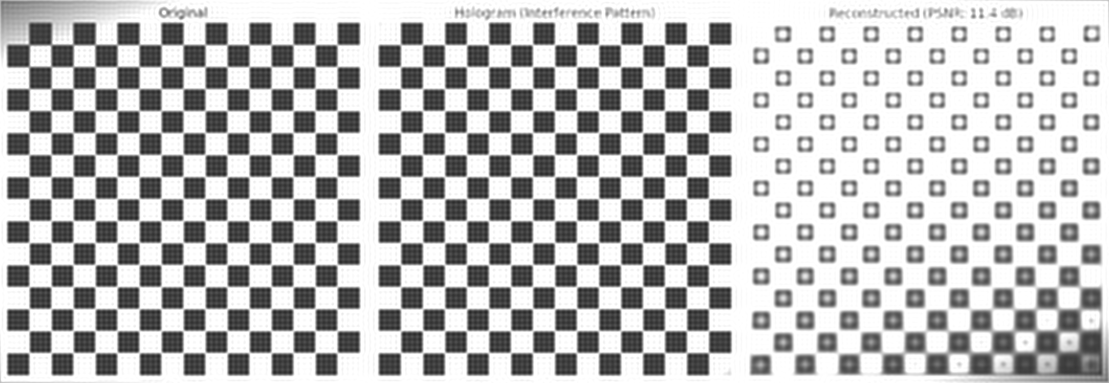
#> input picture test_cli_recon.png, 2218 x 765 px (shown at 1/2 size)
$ python -i holo_file.py   (imports and definitions only)
#> lines starting #> are read from the running program, lines starting #| are printed output that depends on the picture
#> further down, picture is the input picture: shape (765, 2218); min 36, max 255, mean 187.1
#!/usr/bin/env python3
"""
holo_file.py
Custom .holo file format for encoding/decoding B&W images as holographic interference patterns.

File Format:
- Header (128 bytes): JSON metadata (version, dimensions, reference wave params, bit depth)
- Data: NumPy array (hologram intensity |O + R|²) as uint8 or float32

Usage:
  python holo_file.py --encode input.png --output test.holo
  python holo_file.py --decode test.holo --output recon.png
  python holo_file.py --benchmark  # Run checkerboard test
"""

import argparse
import json
import time
import zlib
import numpy as np
import matplotlib.pyplot as plt
import matplotlib.image as mpimg
from matplotlib import colors as mcolors
from io import BytesIO
from pathlib import Path
from typing import Optional

# Fixed-size JSON header length (bytes)
HEADER_SIZE = 512


# ========== Core Encode/Decode Functions ==========

def encode_holo(image, output_file, kx=0.3, ky=0.3, lambda_w=1.0, quantize=True, phase: bool = False,
                mode: str = "offaxis1", qam_order: int = 0, qam_range_min: Optional[float] = None,
                qam_range_max: Optional[float] = None):
    """
    Encode a B&W image to .holo file using off-axis holography.

    Parameters
    ----------
    image : np.ndarray
        2D float32 array [0,1] representing B&W image intensity.
    output_file : str or Path
        Output .holo file path.
    kx, ky : float
        Reference wave tilt (cycles/pixel) for off-axis encoding.
    lambda_w : float
        Wavelength (arbitrary units, typically 1.0).
    quantize : bool
        If True, quantize to uint8 for 4x size reduction (~0.1 dB PSNR loss).

    Returns
    -------
    holo : np.ndarray
        Hologram intensity array (before quantization).
    """
#> called with output_file = 'test.holo', kx = 0.3, ky = 0.3, lambda_w = 1, quantize = True, phase = False, mode = 'offaxis1', qam_order = 0
    image = np.asarray(image, dtype=np.float32)
    if mode in ("color", "ps4color"):
        # Accept either grayscale (expand to RGB later) or RGB
        if image.ndim == 2:
            height, width = image.shape
        elif image.ndim == 3 and image.shape[2] == 3:
            height, width = image.shape[:2]
        else:
            raise ValueError(f"{mode} expects image shape (H,W) or (H,W,3), got {image.shape}")
    else:
        if image.ndim != 2:
            raise ValueError(f"Image must be 2D, got shape {image.shape}")
        height, width = image.shape

    # Reference wave: tilted plane wave for off-axis separation
    # Pixel indices (j, i); kx, ky are cycles/pixel (normalized frequency)
    x = np.arange(width, dtype=float)
    y = np.arange(height, dtype=float)
    X, Y = np.meshgrid(x, y)
    R = np.exp(1j * 2 * np.pi * (kx * X + ky * Y))

    scale_factor = 4.0  # For intensity normalization to [0,1]

    if mode == "offaxis1":
        # Object wave: sqrt(intensity) with flat phase (planar scene)
        O = np.sqrt(np.clip(image, 0, 1)) * np.exp(1j * 0)
        # Interference pattern: |O + R|², theoretical range [0,4]
        holo_raw = np.abs(O + R) ** 2
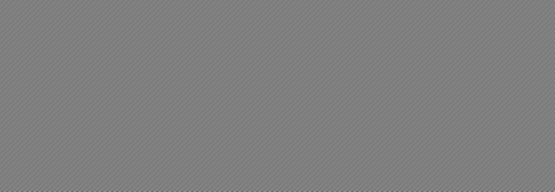
#> holo_raw: shape (765, 2218) float64 (shown at 1/4 size); min 1.35e-31, max 4, mean 2; drawn with min black and max white
        holo = np.clip(holo_raw / scale_factor, 0.0, 1.0)
        compression = None
        if quantize:
            # Store as embedded PNG (lossless) to reduce size; bit_depth stays 8
            bit_depth = 8
            from io import BytesIO as _BytesIO
            _bio = _BytesIO()
            plt.imsave(_bio, holo, cmap='gray', format='png', vmin=0, vmax=1)
            payload = _bio.getvalue()  # PNG bytes
            compression = "png"
        else:
            holo_save = holo.astype(np.float32)
            bit_depth = 32
            payload = holo_save
        header_mode = "offaxis1"
        extra = {"frames": 1, "phases": [0.0]}

    elif mode == "ps4":
        # Object wave for phase-shifting path
        O = np.sqrt(np.clip(image, 0, 1)) * np.exp(1j * 0)
        # Four phase steps: 0, 90, 180, 270 degrees
        phases = [0.0, 0.5*np.pi, np.pi, 1.5*np.pi]
        frames = []
        for phi in phases:
            R_phi = R * np.exp(1j * phi)
            I = np.abs(O + R_phi) ** 2
            frames.append(np.clip(I / scale_factor, 0.0, 1.0))
        stack = np.stack(frames, axis=0)  # (4, H, W)
        if quantize:
            payload = (stack * 255).astype(np.uint8)
            bit_depth = 8
        else:
            payload = stack.astype(np.float32)
            bit_depth = 32
        header_mode = "ps4"
        extra = {"frames": 4, "phases": phases}

    elif mode == "ps4color":
        # Lossless color via 4-phase per channel (12 frames total)
        if image.ndim == 2:
            img_rgb = np.repeat(image[:, :, None], 3, axis=2)
        elif image.ndim == 3 and image.shape[2] == 3:
            img_rgb = np.clip(image, 0, 1).astype(np.float32)
        else:
            raise ValueError(f"ps4color expects image shape (H,W,3), got {image.shape}")

        phases = [0.0, 0.5*np.pi, np.pi, 1.5*np.pi]
        stacks = []  # will become (3, 4, H, W)
        for c in range(3):
            Oc = np.sqrt(np.clip(img_rgb[:, :, c], 0, 1)) * np.exp(1j * 0)
            frames = []
            for phi in phases:
                R_phi = R * np.exp(1j * phi)
                I = np.abs(Oc + R_phi) ** 2
                frames.append(np.clip(I / scale_factor, 0.0, 1.0))
            stacks.append(np.stack(frames, axis=0))
        stack = np.stack(stacks, axis=0)  # (3, 4, H, W)

        if quantize:
            payload = (stack * 255).astype(np.uint8)
            bit_depth = 8
        else:
            payload = stack.astype(np.float32)
            bit_depth = 32
        header_mode = "ps4color"
        extra = {"frames": 4, "phases": phases, "channels": 3}

    elif mode == "color":
        # Angle-multiplexed RGB channels into a single intensity hologram
        # Expect image as (H, W, 3) float32 in [0,1]
        if image.ndim == 2:
            img_rgb = np.repeat(image[:, :, None], 3, axis=2)
        elif image.ndim == 3 and image.shape[2] == 3:
            img_rgb = np.clip(image, 0, 1).astype(np.float32)
        else:
            raise ValueError(f"Color mode expects image shape (H,W,3), got {image.shape}")

        # Default per-channel carriers, defined as offsets relative to (kx, ky)
        # Keep within Nyquist (< 0.5 cycles/pixel)
        dx = [0.18, 0.00, -0.18]
        dy = [0.00, 0.18, -0.18]
        kx_list = [float(kx) + dx[i] for i in range(3)]
        ky_list = [float(ky) + dy[i] for i in range(3)]
        # Build object field as sum of channel object waves on distinct carriers
        O_r = np.sqrt(np.clip(img_rgb[:, :, 0], 0, 1)) * np.exp(1j * 0)
        O_g = np.sqrt(np.clip(img_rgb[:, :, 1], 0, 1)) * np.exp(1j * 0)
        O_b = np.sqrt(np.clip(img_rgb[:, :, 2], 0, 1)) * np.exp(1j * 0)

        X, Y = np.meshgrid(x, y)
        C_r = np.exp(1j * 2 * np.pi * (kx_list[0] * X + ky_list[0] * Y))
        C_g = np.exp(1j * 2 * np.pi * (kx_list[1] * X + ky_list[1] * Y))
        C_b = np.exp(1j * 2 * np.pi * (kx_list[2] * X + ky_list[2] * Y))
        # Scale objects vs reference to reduce O_i * O_j leakage terms
        alpha = 0.5
        O_total = alpha * (O_r * C_r + O_g * C_g + O_b * C_b)

        # Reference wave (kx, ky) as provided, for robust off-axis separation
        R0 = R
        holo_raw = np.abs(O_total + R0) ** 2
        # Normalize dynamically to [0,1]
        max_val = float(np.max(holo_raw)) if np.isfinite(np.max(holo_raw)) else 1.0
        scale_factor = max(max_val, 1e-6)
        holo = np.clip(holo_raw / scale_factor, 0.0, 1.0)

        if quantize:
            bit_depth = 8
            from io import BytesIO as _BytesIO
            _bio = _BytesIO()
            plt.imsave(_bio, holo, cmap='gray', format='png', vmin=0, vmax=1)
            payload = _bio.getvalue()  # PNG bytes
            compression = "png"
        else:
            payload = holo.astype(np.float32)
            bit_depth = 32
        header_mode = "color"
        extra = {"channels": 3, "color_kx": kx_list, "color_ky": ky_list, "color_alpha": alpha}

    elif mode == "complex":
        # Object wave for complex storage
        O = np.sqrt(np.clip(image, 0, 1)) * np.exp(1j * 0)
        # Store complex object field directly: O = sqrt(image) * exp(i*0)
        # Optional: QAM modulation to compact indices

        # [25 lines left out: functions _select_dtype_and_bits, _qam_levels, _qam_quantize_indices, not called in this run]

        if qam_order and qam_order > 0:
            # Auto range if not specified: symmetric about 0 to cover field extrema
            re_min, re_max = float(np.min(O.real)), float(np.max(O.real))
            im_min, im_max = float(np.min(O.imag)), float(np.max(O.imag))
            # Use symmetric range to include negative/positive lobes if present
            m = max(abs(re_min), abs(re_max), abs(im_min), abs(im_max), 1e-6)
            rmin = qam_range_min if qam_range_min is not None else -m
            rmax = qam_range_max if qam_range_max is not None else m
            L, levels, step = _qam_levels(qam_order, rmin, rmax)
            idx = _qam_quantize_indices(O, L, rmin, step)
            dtype, bit_depth = _select_dtype_and_bits(qam_order)
            payload = idx.astype(dtype)  # (H, W) integer indices
            quantize = False  # handled by QAM indices
            header_mode = "complex"
            extra = {"qam_order": int(qam_order), "qam_min": float(rmin), "qam_max": float(rmax)}
            scale_factor = 1.0
        else:
            # Lossless with float32 components (real, imag)
            re = np.real(O).astype(np.float32)
            im = np.imag(O).astype(np.float32)
            payload = np.stack([re, im], axis=0)  # (2, H, W)
            bit_depth = 32
            quantize = False  # force float storage
            header_mode = "complex"
            extra = {"channels": 2}
            scale_factor = 1.0
    else:
        raise ValueError("mode must be one of {'offaxis1','ps4','ps4color','complex','color'}")

    # Build JSON header with metadata
    # Compute checksum over the uncompressed array bytes when payload is ndarray,
    # otherwise compress path used above stores zlib of .npy but checksum should
    # still reflect the array contents for integrity.
    if isinstance(payload, np.ndarray):
        checksum = zlib.crc32(payload.tobytes())
    else:
        # payload is compressed bytes; recompute checksum from original array
        # (holo_save for offaxis1 quantize)
        if mode == "offaxis1" and quantize:
            # Use uint8 view for checksum stability
            checksum = zlib.crc32(((holo * 255).astype(np.uint8)).tobytes())
#> checksum = 906121711
        else:
            # Fallback: checksum of raw payload bytes
            checksum = zlib.crc32(payload)

    header = {
        "version": "1.1",
        "mode": header_mode,
        "width": int(width),
        "height": int(height),
        "kx": float(kx),
        "ky": float(ky),
        "lambda": float(lambda_w),
        "bit_depth": int(bit_depth),
        "phase_retrieval": bool(phase),
        "scale": float(scale_factor),
        **extra,
        "checksum": f"{checksum:08x}",
    }
    # Mark compression if used (offaxis1/color uint8 path currently)
    if mode in ("offaxis1", "color") and quantize and 'compression' not in header:
        header["compression"] = compression or None  # "png"
        header["payload_format"] = "png"
    # Mark QAM payload format for complex mode when indices are stored
    if mode == "complex" and isinstance(payload, np.ndarray) and payload.ndim == 2 and extra.get("qam_order", 0):
        header["payload_format"] = "qam"  # integer indices
    header_str = json.dumps(header)
    header_bytes = header_str.encode('utf-8')
    if len(header_bytes) > HEADER_SIZE:
        raise ValueError(f"Header too large ({len(header_bytes)}B) exceeds fixed {HEADER_SIZE}B. Reduce metadata or increase HEADER_SIZE.")
    header_bytes = header_bytes.ljust(HEADER_SIZE, b'\0')  # Fixed-size header

    # Write: header + NumPy array
    with open(output_file, 'wb') as f:
        f.write(header_bytes)
        if isinstance(payload, (bytes, bytearray)):
            f.write(payload)
        else:
            np.save(f, payload)

    # Return raw intensity for float path (used by tests that analyze spectra)
    if mode == "offaxis1" and not quantize:
        return holo_raw
    return payload


def decode_holo(input_file, phase_retrieval: bool = False):
    """
    Decode .holo file to reconstruct B&W image via Angular Spectrum method.

    Parameters
    ----------
    input_file : str or Path
        Input .holo file path.

    Returns
    -------
    recon : np.ndarray
        Reconstructed B&W image (2D float32, [0,1]).
    """
#> called with input_file = 'test.holo', phase_retrieval = False
    with open(input_file, 'rb') as f:
        # Parse fixed-size header
        header_bytes = f.read(HEADER_SIZE)
        header_str = header_bytes.rstrip(b'\0').decode('utf-8')
        header = json.loads(header_str)

        # Load hologram data (supports optional zlib-compressed npy stream)
        compression = header.get('compression', None)
        payload_format = header.get('payload_format', 'npy')
        if compression == 'zlib':
            data_bytes = f.read()
            try:
                raw = zlib.decompress(data_bytes)
            except Exception:
                # If decompression fails, treat as uncompressed npy
                raw = data_bytes
            from io import BytesIO as _BytesIO
            holo = np.load(_BytesIO(raw))
        elif payload_format == 'png':
            from io import BytesIO as _BytesIO
            data_bytes = f.read()
            img = mpimg.imread(_BytesIO(data_bytes), format='png')
            if img.ndim == 3:
                img = np.mean(img[:, :, :3], axis=2)
#> img: shape (765, 2218) float32
            # PNG reader returns [0,1] float32
            holo = img.astype(np.float32)
        else:
            holo = np.load(f)
        # Compute checksum on raw payload bytes before any dtype conversion
        # For PNG path, rebuild uint8 approximation for checksum consistency
        if payload_format == 'png':
            checksum_raw = f"{zlib.crc32(((holo * 255).astype(np.uint8)).tobytes()):08x}"
#> checksum_raw = '20eda66b'
        else:
            checksum_raw = f"{zlib.crc32(holo.tobytes()):08x}"

    width = int(header['width'])
    height = int(header['height'])
    kx = float(header['kx'])
    ky = float(header['ky'])
    bit_depth = int(header['bit_depth'])
    mode = str(header.get('mode', 'offaxis1'))
    header_phase = bool(header.get('phase_retrieval', False))
    header_checksum = str(header.get('checksum', '')).lower()
    scale = float(header.get('scale', 4.0))

    # Dequantize for intensity-based payloads; QAM indices are handled later
    payload_format = header.get('payload_format', 'npy')
    if payload_format == 'qam':
        # Keep integer indices as-is
        pass
    else:
        if bit_depth == 8:
            # If loaded from PNG, holo already in [0,1]
            if header.get('payload_format', 'npy') != 'png':
                holo = holo.astype(np.float32) / 255.0
        elif bit_depth == 32:
            holo = holo.astype(np.float32)
        else:
            raise ValueError(f"Unsupported bit_depth: {bit_depth}")

    # Verify checksum if present
    if header_checksum:
        if checksum_raw != header_checksum:
            print("[holo_file] Warning: checksum mismatch (file header vs computed)")

    if mode == "offaxis1":
        # Restore original intensity scale prior to processing
        holo = holo * scale
        # Off-axis single-frame demodulation
        x = np.arange(width, dtype=float)
        y = np.arange(height, dtype=float)
        X, Y = np.meshgrid(x, y)
        demod = np.exp(-1j * 2 * np.pi * (kx * X + ky * Y))
        H_demod = holo * demod
        Hf = np.fft.fft2(H_demod)
        fx = np.fft.fftfreq(width)
        fy = np.fft.fftfreq(height)
        Fx, Fy = np.meshgrid(fx, fy)
        cutoff = 0.25
        sigma = cutoff / 2.0
        gauss = np.exp(-0.5 * (Fx**2 + Fy**2) / (sigma**2 + 1e-12))
        Hf_filtered = Hf * gauss
        u_conj = np.fft.ifft2(Hf_filtered)
        recon = np.abs(u_conj) ** 2
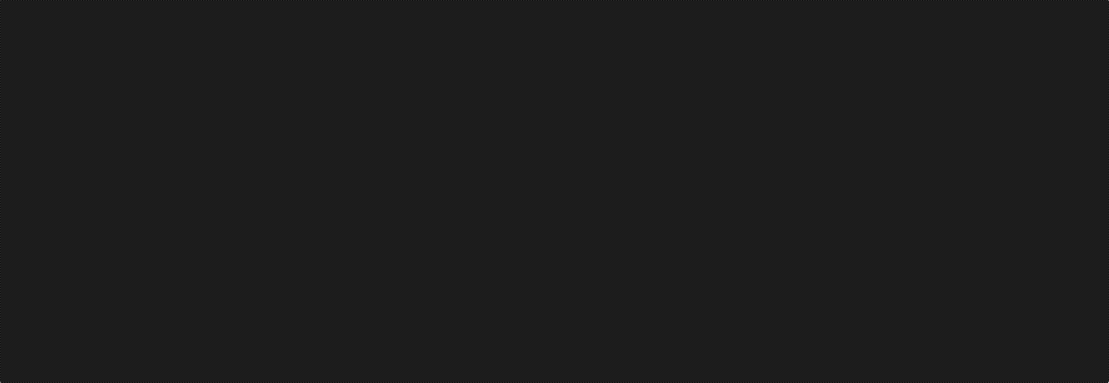
#> recon: shape (765, 2218) float64 (shown at 1/2 size); min 0.907, max 1.78, mean 1; drawn with min black and max white

    elif mode == "ps4":
        # Four phase-shifted frames, shape (4, H, W)
        # Undo normalization
        I = holo * scale
        if I.shape[0] != 4:
            raise ValueError("ps4 data must have shape (4, H, W)")
        I0, I90, I180, I270 = I[0], I[1], I[2], I[3]
        ReC = (I0 - I180) / 4.0
        ImC = (I270 - I90) / 4.0
        C = ReC + 1j * ImC
        recon = np.abs(C) ** 2

    elif mode == "ps4color":
        # Lossless color via 4-phase per channel
        # Shape: (3, 4, H, W) with same normalization as ps4
        I = holo * scale
        if I.ndim != 4 or I.shape[0] != 3 or I.shape[1] != 4:
            raise ValueError("ps4color data must have shape (3, 4, H, W)")
        chans = []
        for c in range(3):
            I0, I90, I180, I270 = I[c, 0], I[c, 1], I[c, 2], I[c, 3]
            ReC = (I0 - I180) / 4.0
            ImC = (I270 - I90) / 4.0
            C = ReC + 1j * ImC
            chan = np.abs(C) ** 2
            chans.append(chan)
        recon = np.stack(chans, axis=2)

    elif mode == "color":
        # Per-channel reconstruction: mix by (kxi - kx, kyi - ky) and low-pass around DC
        I = holo * scale
        # Remove DC to suppress residual carrier and apply mild apodization
        I = I - float(np.mean(I))
        x = np.arange(width, dtype=float)
        y = np.arange(height, dtype=float)
        X, Y = np.meshgrid(x, y)
        fx = np.fft.fftfreq(width)
        fy = np.fft.fftfreq(height)
        Fx, Fy = np.meshgrid(fx, fy)
        # Precompute radial frequency grid for adaptive passband selection
        rgrid = np.sqrt(Fx**2 + Fy**2)
        kx_list = [float(k) for k in header.get('color_kx', [float(kx)+0.18, float(kx), float(kx)-0.18])]
        ky_list = [float(k) for k in header.get('color_ky', [float(ky), float(ky)+0.18, float(ky)-0.18])]
        chans = []
        for kxi, kyi in zip(kx_list, ky_list):
            demod = np.exp(-1j * 2 * np.pi * (((kxi - kx) * X) + ((kyi - ky) * Y)))
            Hf = np.fft.fft2(I * demod)
            # Estimate effective bandwidth by radial cumulative energy (98%)
            S = np.abs(Hf)
            # Histogram radial energy
            bins = np.linspace(0.0, 0.5, 256)
            hist, edges = np.histogram(rgrid.ravel(), bins=bins, weights=S.ravel())
            csum = np.cumsum(hist)
            total = csum[-1] if csum.size else 1.0
            idx = int(np.searchsorted(csum, 0.98 * total)) if total > 0 else len(bins)//4
            r98 = float(edges[min(max(idx, 1), len(edges)-1)])
            # Build Gaussian LPF with radius tied to r98 (guard rails)
            cutoff = min(max(r98 * 1.15, 0.08), 0.45)
            sigma = max(cutoff / 2.5, 1e-3)
            gauss_lp = np.exp(-0.5 * (rgrid**2) / (sigma**2))
            u = np.fft.ifft2(Hf * gauss_lp)
            mag = np.abs(u)
            m = float(np.max(mag)) if np.isfinite(np.max(mag)) else 1.0
            m = max(m, 1e-12)
            chans.append((mag / m) ** 2)
        recon = np.stack(chans, axis=2)
        recon = np.clip(recon, 0, 1)

    elif mode == "complex":
        if payload_format == 'qam':
            # Demap QAM indices back to complex field
            order = int(header.get('qam_order', 0))
            if order <= 0:
                raise ValueError("QAM payload missing 'qam_order' in header")
            L = int(np.sqrt(order))
            if L * L != order:
                raise ValueError("Invalid qam_order in header (not a perfect square)")
            rmin = float(header.get('qam_min', -1.0))
            rmax = float(header.get('qam_max', 1.0))
            step = (rmax - rmin) / (L - 1) if L > 1 else 0.0
            idx = holo.astype(np.int64)
            i_r = idx // L
            i_i = idx % L
            re = (rmin + i_r * step).astype(np.float32)
            im = (rmin + i_i * step).astype(np.float32)
            O = re + 1j * im
            recon = np.abs(O) ** 2
        else:
            # Complex field stored as (2, H, W): [real, imag]
            if holo.shape[0] != 2:
                raise ValueError("complex data must have shape (2, H, W)")
            O = holo[0] + 1j * holo[1]
            recon = np.abs(O) ** 2
    else:
        raise ValueError("Unknown mode in file header")
    # Normalize to [0,1] for display
    recon = np.clip(recon, 0, 1)

    return recon


# ========== Utility Functions ==========

# [38 lines left out: functions generate_checkerboard, load_image_as_rgb, generate_color_gradient, not called in this run]

def compute_psnr(original, reconstructed):
    """Compute Peak Signal-to-Noise Ratio in dB."""
    diff = (original - reconstructed)
#> (the rest of the program and of its run is left out)
